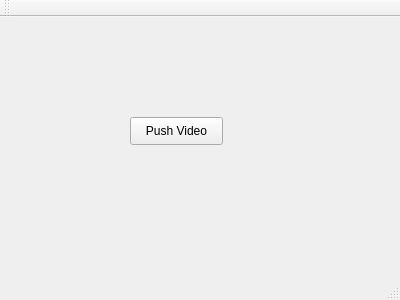
<?xml version="1.0" encoding="UTF-8"?>
<ui version="4.0">
 <class>MainWindow</class>
 <widget class="QMainWindow" name="MainWindow">
  <property name="geometry">
   <rect>
    <x>0</x>
    <y>0</y>
    <width>400</width>
    <height>300</height>
   </rect>
  </property>
  <property name="windowTitle">
   <string>MainWindow</string>
  </property>
  <widget class="QWidget" name="centralWidget">
   <widget class="QPushButton" name="pushButton">
    <property name="geometry">
     <rect>
      <x>130</x>
      <y>100</y>
      <width>93</width>
      <height>28</height>
     </rect>
    </property>
    <property name="text">
     <string>Push Video</string>
    </property>
   </widget>
  </widget>
  <widget class="QMenuBar" name="menuBar">
   <property name="geometry">
    <rect>
     <x>0</x>
     <y>0</y>
     <width>400</width>
     <height>26</height>
    </rect>
   </property>
  </widget>
  <widget class="QToolBar" name="mainToolBar">
   <attribute name="toolBarArea">
    <enum>TopToolBarArea</enum>
   </attribute>
   <attribute name="toolBarBreak">
    <bool>false</bool>
   </attribute>
  </widget>
  <widget class="QStatusBar" name="statusBar"/>
 </widget>
 <layoutdefault spacing="6" margin="11"/>
 <resources/>
 <connections/>
</ui>
